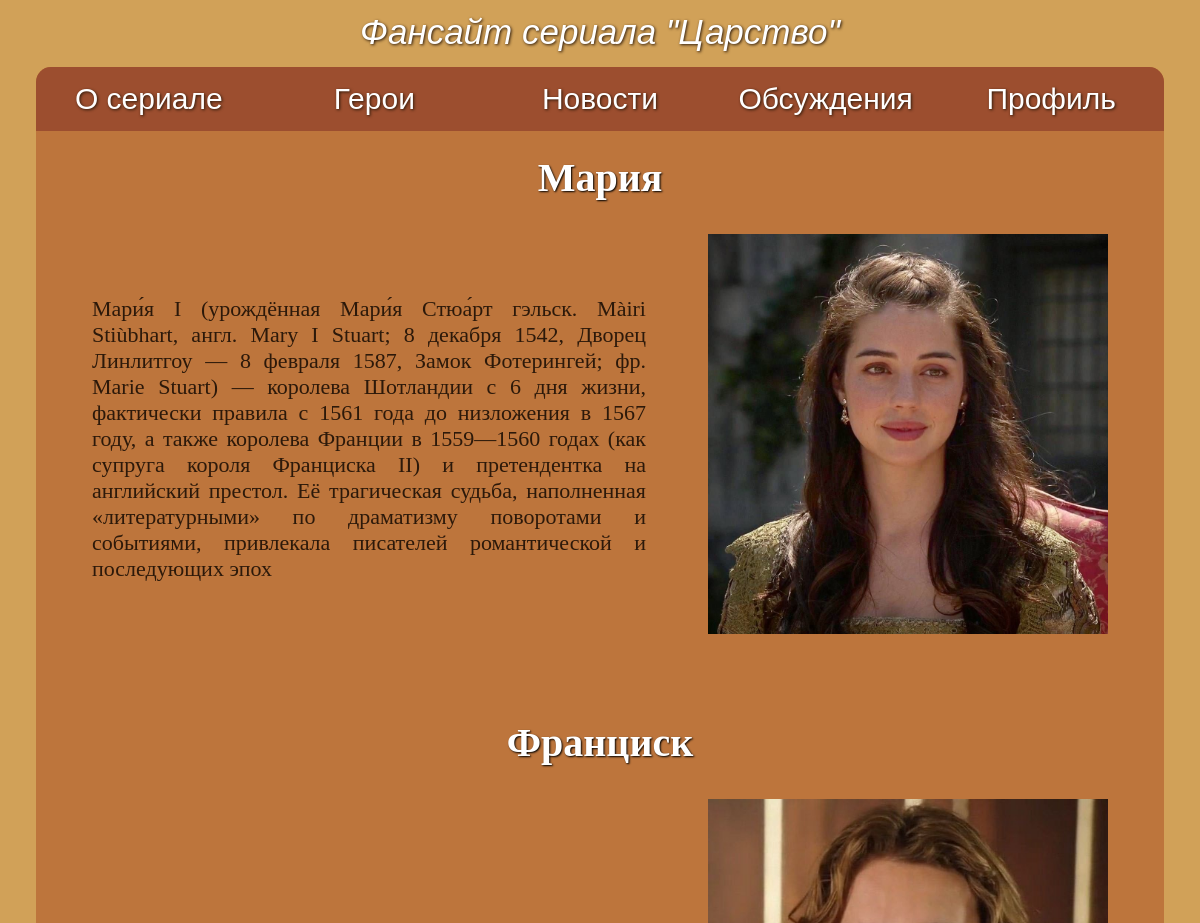
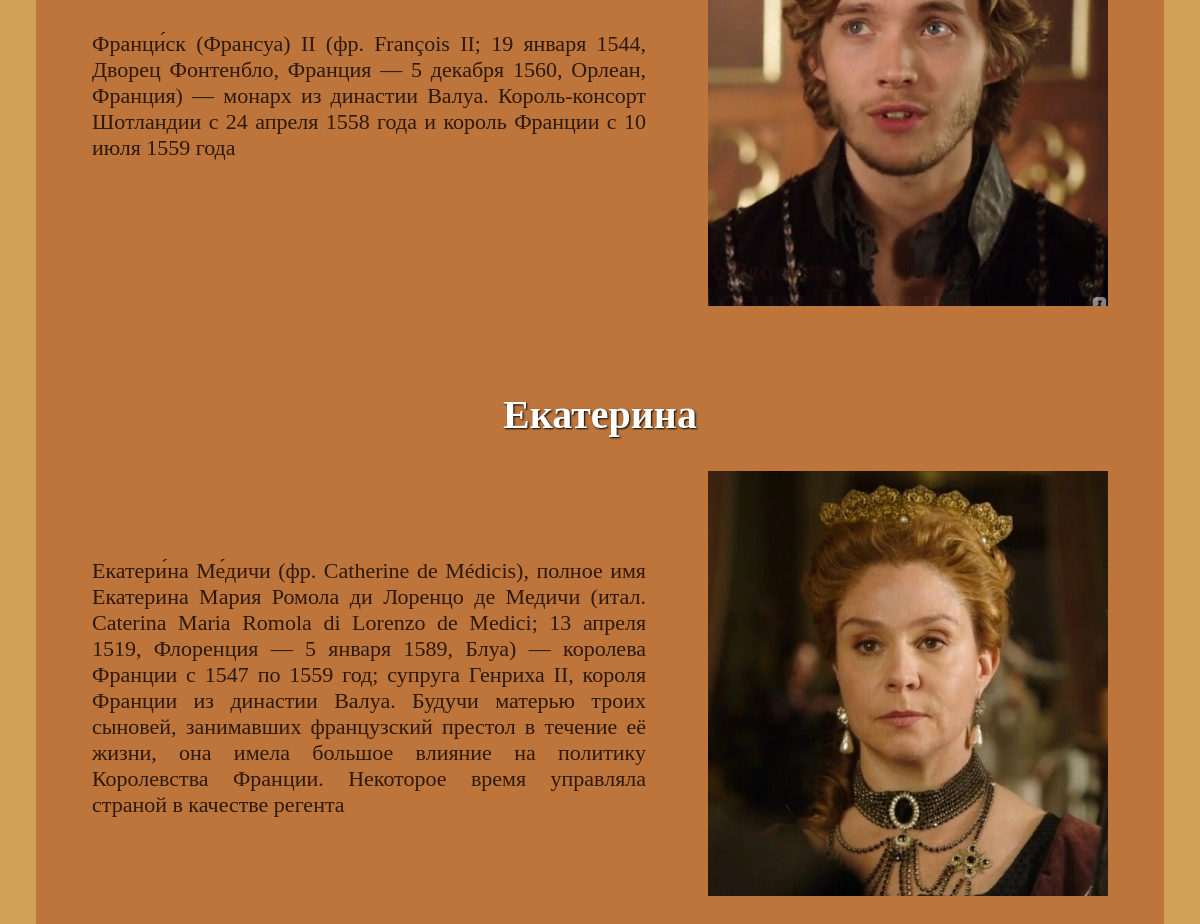
Page /heroes.php on the committed database (2 pictures, top to bottom).
### tables this page shows
CREATE TABLE `heroes` (
  `id_hero` int(11) NOT NULL,
  `name` varchar(30) DEFAULT NULL,
  `photo` varchar(30) DEFAULT NULL,
  `info_about` varchar(1000) DEFAULT NULL
);

### heroes.php (the view, shortened to what this page needs)
<?php
include_once "auth.php";
?>
<!doctype html>
<html lang="ru">
<head>
    <link rel="stylesheet" href="navigation.css">
    <link rel="stylesheet" href="heroes.css">
</head>
<body>
<p class="name_of_site">Фансайт сериала "Царство"</p>
<div class="main_app">
    <div class="navigation">
        <div class="nav_wrapper">
            <div class="nav"><a href="index.php">О сериале</a></div>
            <div class="nav"><a href="heroes.php">Герои</a></div>
            <div class="nav"><a href="news.php">Новости</a></div>
            <div class="nav"><a href="discuss.php">Обсуждения</a></div>
            <div class="nav"><a href="authorization.php">Профиль</a></div>
        </div>
    </div>
<?php
    $result_hero = $link->query("SELECT * FROM heroes");
    while ($row = $result_hero->fetch_assoc()) {
        $name = $row['name'];
        $hero_about = $row['info_about'];
        echo '<table class="hero_wrapper">';
        echo '<tr class="name"><th colspan="2">' .$name. '</th></tr>';
        echo '<tr>';
        echo '<td class="about_hero">'.$hero_about.'</td>';
        echo '<td class="hero_photo"><img src="'.$row['photo'].'"></td>';
        echo '</tr>';
        echo '</table>';
    }
?>
</div>
</body>
</html>

### navigation.css (style rules this page uses)
body { background-color: #d1a158; padding: 0; margin: 0; }
.main_app { background-color: #bd753c; width: 94vw; margin: auto; border-radius: 15px; }
.name_of_site { font-size: 35px; text-align: center; color: white; text-shadow: 1px 1px 3px #2c190a; font-family: Cambria, sans-serif; font-style: italic; margin: 12px; }
a { text-decoration: none; color: white; }
.nav_wrapper { display: flex; justify-content: space-around; align-items: center; flex-wrap: wrap; width: 94vw; height:fit-content; background-color: #9c4e2f; font-family: Cambria, sans-serif; font-size: 30px; text-shadow: 1px 1px 3px #2c190a; text-align: center; margin: auto; margin-top: 15px; border-top-left-radius: 15px; border-top-right-radius: 15px; }
.nav { text-align: center; color: white; padding: 0.5em 0; width: 200px; }

### heroes.css (style rules this page uses)
.hero_wrapper { width: 90vw; margin: auto; text-align: center; color: white; font-size: 40px; margin-top: 20px; padding-bottom: 20px; }
.name { text-shadow: 1px 1px 2px black; text-align: center; }
.about_hero { width: 60vw; font-size: 22px; text-align: justify; color: #2c190a; }
.hero_photo { margin-left: auto; margin-right: auto; }
img { width: 400px; }
td { padding: 30px; }
.main_app { padding-bottom: 50px; margin-bottom: 30px; }

### rows in the picture
heroes: name "Мария", info_about "Мари́я I (урождённая Мари́я Стюа́рт гэльск. Màiri Stiùbhart, англ. Mary I Stuart; 8 декабря 1542, Дворец Линлитгоу — 8 февраля 1587, Замок Фотерингей; фр. Marie Stuart) — королева Шотландии с 6 дня жизни, фактически правила с 1561 года до низложения в 1567 году, а также королева Франции в 1559—1560 годах (как супруга короля Франциска II) и претендентка на английский престол. Её трагическая судьба, наполненная «литературными» по драматизму поворотами и событиями, привлекала писателей романтической и последующих эпох", photo (picture)
heroes: name "Франциск", info_about "Франци́ск (Франсуа) II (фр. François II; 19 января 1544, Дворец Фонтенбло, Франция — 5 декабря 1560, Орлеан, Франция) — монарх из династии Валуа. Король-консорт Шотландии с 24 апреля 1558 года и король Франции с 10 июля 1559 года", photo (picture)
heroes: name "Екатерина", info_about "Екатери́на Ме́дичи (фр. Catherine de Médicis), полное имя Екатерина Мария Ромола ди Лоренцо де Медичи (итал. Caterina Maria Romola di Lorenzo de Medici; 13 апреля 1519, Флоренция — 5 января 1589, Блуа) — королева Франции с 1547 по 1559 год; супруга Генриха II, короля Франции из династии Валуа. Будучи матерью троих сыновей, занимавших французский престол в течение её жизни, она имела большое влияние на политику Королевства Франции. Некоторое время управляла страной в качестве регента", photo (picture)
